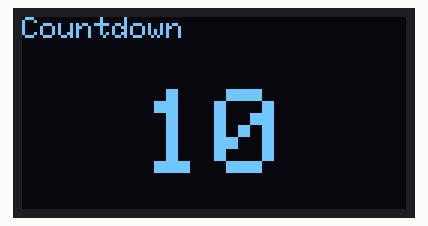
A sketch run on a simulated Arduino Uno, built with avr-gcc and run on an emulated ATmega328P. Shown: 128×64 one-colour display.

Above: at 0.1 s.
At 4.2 s:
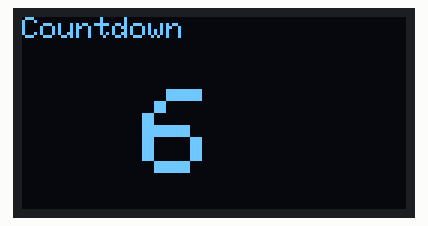
At 9.4 s:
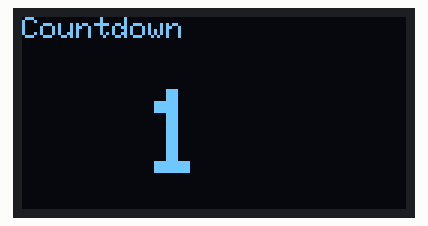
At 18.6 s:
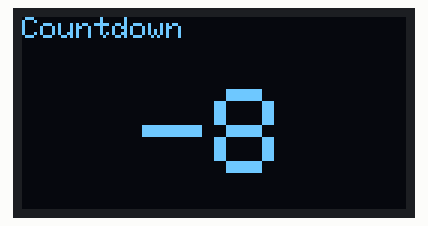
At 27.9 s:
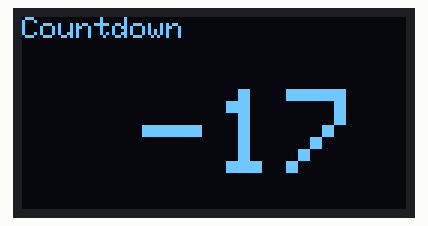
At 38.1 s:
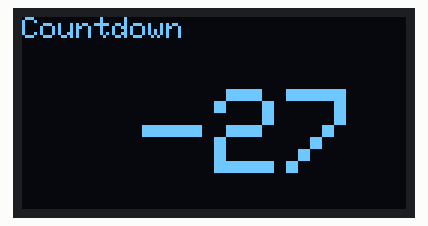

The sketch:

practice_3_countdown.ino
```cpp
// Chapter 4, Practice 3 - Countdown
// A big number counts down from 10, one step a second.

#include <Wire.h>
#include <Adafruit_GFX.h>
#include <Adafruit_SSD1306.h>

const int SCREEN_WIDTH  = 128;
const int SCREEN_HEIGHT = 64;
Adafruit_SSD1306 display(SCREEN_WIDTH, SCREEN_HEIGHT, &Wire, -1);

int number = 10;

void setup() {
  Serial.begin(115200);
  if (!display.begin(SSD1306_SWITCHCAPVCC, 0x3C)) {
    Serial.println("OLED not found");
  }
  display.setTextColor(SSD1306_WHITE);
}

void loop() {
  display.clearDisplay();
  display.setTextSize(1);
  display.setCursor(0, 0);
  display.println("Countdown");
  display.setTextSize(4);
  display.setCursor(40, 24);
  display.println(number);
  display.display();
  number = number - 1;
  delay(1000);
}
```

Measured:
- what the display in image 1 shows lasts 1.0 s, from 4.2 s to 5.2 s
